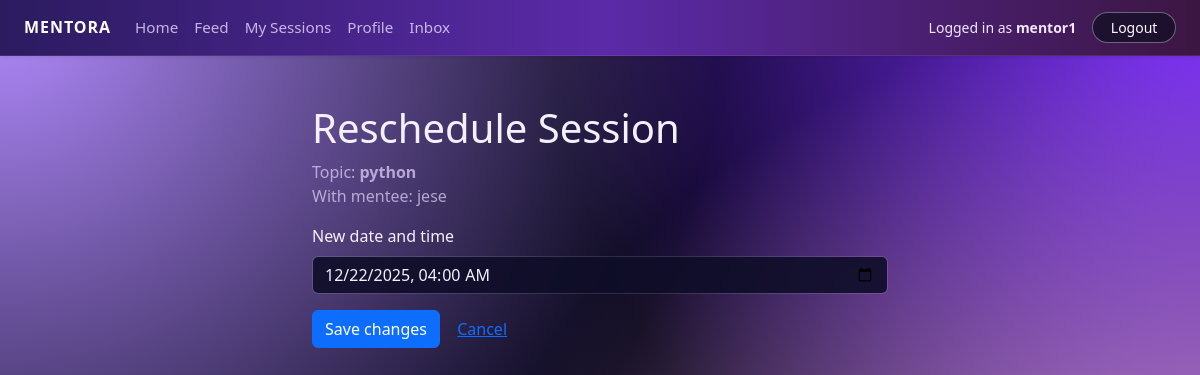
The app's page /sessions/4/reschedule/ (signed in) with its own data.
### core/models.py (models this page shows, shortened)
class Session(models.Model):
    STATUS_CHOICES = [
        ("PENDING", "Pending"),
        ("CONFIRMED", "Confirmed"),
        ("COMPLETED", "Completed"),
        ("CANCELLED", "Cancelled"),
    ]
    mentor = models.ForeignKey(
        Profile,
        on_delete=models.CASCADE,
        related_name="sessions_as_mentor",
    )
    mentee = models.ForeignKey(
        Profile,
        on_delete=models.CASCADE,
        related_name="sessions_as_mentee",
    )
    topic = models.CharField(max_length=200)
    scheduled_at = models.DateTimeField()
    status = models.CharField(max_length=10, choices=STATUS_CHOICES, default="PENDING")
    created_at = models.DateTimeField(auto_now_add=True)

class Profile(models.Model):
    ROLE_CHOICES = [
        ("MENTOR", "Mentor"),
        ("MENTEE", "Mentee"),
    ]
    user = models.OneToOneField(
        settings.AUTH_USER_MODEL,
        on_delete=models.CASCADE,
        related_name="profile",
    )
    role = models.CharField(max_length=10, choices=ROLE_CHOICES)
    public_id = models.CharField(
        max_length=10,
        unique=True,
        editable=False,
        blank=True,
        null=True,
    )
    bio = models.TextField(blank=True)
    skills = models.CharField(
        max_length=255,
        blank=True,
        help_text="Comma-separated skills, e.g. Python, Data Science, Resume Review",
    )
    hourly_rate = models.DecimalField(
        max_digits=6,
        decimal_places=2,
        null=True,
        blank=True,
        help_text="Only for mentors",
    )
    photo = models.ImageField(
        upload_to="profiles/",
        blank=True,
        null=True,
    )

### core/views.py (the view)
# urls.py: path("sessions/<int:session_id>/reschedule/", views.reschedule_session, name="reschedule_session"),
@login_required
def reschedule_session(request, session_id):
    session = get_object_or_404(Session, id=session_id)
    profile = request.user.profile
    if profile != session.mentor:
        return redirect("my_sessions")
    if request.method == "POST":
        form = RescheduleForm(request.POST, instance=session)
        if form.is_valid():
            old_time = session.scheduled_at  # save old time before changing
            updated = form.save(commit=False)
            updated.save()
            notify(
                recipient_profile=session.mentee,
                title="Session rescheduled",
                message=(
                    f"{session.mentor.user.username} rescheduled your session "
                    f"({session.topic}) from {old_time} to {updated.scheduled_at}."
                ),
                link="/my_sessions/",
            )
            return redirect("my_sessions")
    else:
        form = RescheduleForm(instance=session)
    return render(
        request,
        "core/reschedule_session.html",
        {"form": form, "session": session},
    )

### core/forms.py (shortened to what this page needs)
class RescheduleForm(forms.ModelForm):
    class Meta:
        model = Session
        fields = ["scheduled_at"]
        widgets = {
            "scheduled_at": forms.DateTimeInput(
                attrs={"class": "form-control", "type": "datetime-local"}
            )
        }

### templates/core/reschedule_session.html (shortened to what this page needs)
{% extends "base.html" %}
{% block content %}
<div class="container mt-4" style="max-width: 600px;">
    <h1>Reschedule Session</h1>
    <p class="text-muted">
        Topic: <strong>{{ session.topic }}</strong><br>
        With mentee: {{ session.mentee.user.username }}
    </p>
    <form method="post" class="mt-3">
        <div class="mb-3">
            <label class="form-label" for="id_scheduled_at">New date and time</label>
            {{ form.scheduled_at }}
        </div>
        <button type="submit" class="btn btn-primary">
            Save changes
        </button>
        <a href="{% url 'my_sessions' %}" class="btn btn-link">
            Cancel
        </a>
    </form>
</div>
{% endblock %}

### templates/base.html (shortened to what this page needs)
{% load static %}
<!DOCTYPE html>
<html lang="en">
<head>
    <link
      href="https://cdn.jsdelivr.net/npm/bootstrap@5.3.3/dist/css/bootstrap.min.css"
      rel="stylesheet">
    <link rel="stylesheet" href="{% static 'core/styles.css' %}">
</head>
<body class="mentora-body">
<header>
  <nav class="navbar navbar-expand-lg mentora-nav shadow-sm">
    <div class="container-fluid px-4">
      <a class="navbar-brand mentora-brand" href="{% url 'home' %}">
        Mentora
      </a>
      <div class="collapse navbar-collapse" id="mainNavbar">
        {% if user.is_authenticated %}
          <ul class="navbar-nav me-auto mb-2 mb-lg-0">
            <li class="nav-item">
              <a href="{% url 'dashboard' %}" class="nav-link">Home</a>
            </li>
            <li class="nav-item">
              <a href="{% url 'feed' %}" class="nav-link">Feed</a>
            </li>
            <li class="nav-item">
              <a href="{% url 'my_sessions' %}" class="nav-link">My Sessions</a>
            </li>
            <li class="nav-item">
              <a href="{% url 'profile' %}" class="nav-link">Profile</a>
            </li>
            <li class="nav-item">
              <a href="{% url 'inbox' %}" class="nav-link">Inbox</a>
            </li>
          </ul>
          <div class="d-flex align-items-center ms-auto gap-3">
            <span class="mentora-user-label small">
              Logged in as <strong>{{ user.username }}</strong>
            </span>
            <a href="{% url 'logout_custom' %}" class="btn btn-sm mentora-btn-ghost">
              Logout
            </a>
          </div>
        {% endif %}
      </div>
    </div>
  </nav>
</header>
<main class="mentora-main py-4">
  {% block content %}{% endblock %}
</main>
</body>
</html>

### static/core/styles.css (style rules this page uses)
.mentora-body { min-height: 100vh; margin: 0; background: radial-gradient(circle at top left, #b38cff 0, transparent 50%), radial-gradient(circle at bottom right, #ffb6ff 0, transparent 55%), radial-gradient(circle at top right, #7b2cff 0, transparent 45%), #050415; color: #f5f0ff; font-family: system-ui, -apple-system, BlinkMacSystemFont, "SF Pro Text", "Segoe UI", sans-serif; }
.mentora-main { color: #f5f0ff; }
.mentora-nav { background: linear-gradient(90deg, #2b1b5f, #5b2aa8, #3c1642); border-bottom: 1px solid rgba(255, 255, 255, 0.08); }
.mentora-brand { font-weight: 700; letter-spacing: 0.06em; text-transform: uppercase; font-size: 1rem; color: #fdfbff !important; }
.mentora-nav .nav-link { color: #e7dbff !important; font-size: 0.95rem; opacity: 0.8; transition: opacity 0.2s ease, transform 0.15s ease; }
.mentora-user-label { color: #f0e7ff; }
.mentora-btn-ghost { border-radius: 999px; border: 1px solid rgba(255, 255, 255, 0.35); background: rgba(15, 15, 35, 0.7); color: #fdfbff !important; padding-inline: 1.1rem; transition: background 0.15s ease, transform 0.15s ease, border-color 0.15s ease; }
.form-control, .form-select { background-color: rgba(15, 14, 40, 0.9); border-color: rgba(255, 255, 255, 0.12); color: #f5f0ff; }
.text-muted { color: rgba(228, 215, 255, 0.7) !important; }
a { color: #c77dff; text-decoration: none; }

### records on screen
Session: topic "python", mentee.user.username "jese", scheduled_at "12/22/2025 04:00"

### other values on screen
{{ user.username }} "mentor1"
